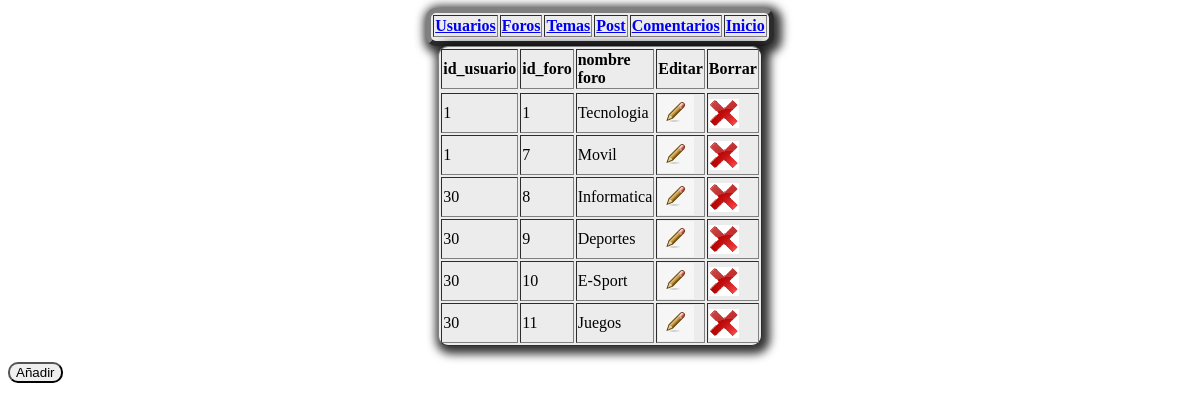
The app's page /foros.php with its own data.
### tables this page shows
CREATE TABLE `foro` (
  `id_foro` int(4) NOT NULL,
  `id_usuario` int(4) NOT NULL,
  `nombre_foro` varchar(50) NOT NULL
);

### foros.php (the view, shortened to what this page needs)
<?php
include_once("db_configuration.php");
?>
<html lang="en">
  <head>
<link type="text/css" href="colorbox.css" rel="stylesheet" />
  </head>
  <body>
  <table border="5" id="tablita">
  <tr>
    <td><b><a href="usuarios.php"> Usuarios </a></td></b>
    <td><b><a href="foros.php">Foros</a></td></b>
    <td><b><a href="temas.php">Temas</a></td></b>
    <td><b><a href="post.php">Post</a></td></b>
    <td><b><a href="comentarios.php">Comentarios</a></td></b>
	<td><b><a href="indexlolo.php">Inicio</a></td></b>
    </tr>
    </table>
    <?php
          $connection = new mysqli($db_host, $db_user, $db_password, $db_name);
          if ($result = $connection->query("SELECT * FROM foro;")) {
    }
    ?>
<table border="1" id="tabla">
  <tr>
    <td><b>id_usuario</td></b>
    <td><b>id_foro</td></b>
    <td><b>nombre foro</td></b>
	<td><b>Editar</td></b>
	<td><b>Borrar</td></b>
    </tr>
    <tr>
      <?php
               while($obj = $result->fetch_object()) {
                   echo "<tr>";
				   echo "<td>".$obj->id_usuario."</td>";
                   echo "<td>".$obj->id_foro."</td>";
                   echo "<td>".$obj->nombre_foro."</td>";
				   echo "<td><a href='editarforo.php?id=".$obj->id_foro."'><img src='editar.jpg'></td>";
				   echo "<td><a href='eliminarforo.php?id=".$obj->id_foro."'><img src='borrar.jpg'></td>";
                   echo "</tr>";
               }
      ?>
    </table>
	<p>
	</a><input name="anadirforos" a class='ajax' href="anadirforo.php" title="Añadir foro" type="submit" id="boton" value="Añadir" class="boton"/></p>
</body>
</html>

### colorbox.css (style rules this page uses)
#boton { float:left; }
#tablita { width:250px; background-color:#ececec; box-shadow: 3px 3px 10px 5px rgba(0,0,0,.8); -webkit-border-radius:5px; -moz-border-radius:10px; border-radius:10px; margin:0px auto; }
#tabla { width:250px; background-color:#ececec; box-shadow: 3px 3px 10px 5px rgba(0,0,0,.8); -webkit-border-radius:5px; -moz-border-radius:10px; border-radius:10px; margin:0px auto; }
#boton { -webkit-border-radius:5px; -moz-border-radius:10px; border-radius:10px; margin:0px auto; }

### records on screen
foro: id_usuario "1", id_foro "1", nombre_foro "Tecnologia"
foro: id_usuario "1", id_foro "7", nombre_foro "Movil"
foro: id_usuario "30", id_foro "8", nombre_foro "Informatica"
foro: id_usuario "30", id_foro "9", nombre_foro "Deportes"
foro: id_usuario "30", id_foro "10", nombre_foro "E-Sport"
foro: id_usuario "30", id_foro "11", nombre_foro "Juegos"
